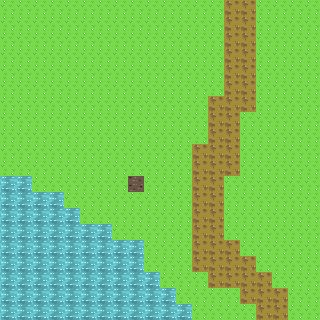

A 2D game scene composited from a Tiled map and its tileset images. What follows is a short description and the map's XML, with every tile layer's data as written:
An orthogonal 20x20 tile map with 16x16 px tiles, 2 tile layers (Ground layer, special), 2 tilesets and 2 objects.

<map version="1.10" tiledversion="1.12.2" orientation="orthogonal" renderorder="right-down" width="20" height="20" tilewidth="16" tileheight="16" infinite="0" nextlayerid="5" nextobjectid="14">
 <tileset firstgid="1" name="ground" tilewidth="16" tileheight="16" tilecount="4" columns="1">
  <image source="ground.png" width="16" height="64" />
  <tile id="0">
   <properties>
    <property name="TYPE" value="GRASS" />
    <property name="solid" type="bool" value="false" />
    <property name="tillable" type="bool" value="true" />
   </properties>
  </tile>
  <tile id="1">
   <properties>
    <property name="TYPE" value="PATH" />
    <property name="solid" type="bool" value="false" />
   </properties>
  </tile>
  <tile id="2">
   <properties>
    <property name="TYPE" value="WATER" />
    <property name="solid" type="bool" value="true" />
   </properties>
  </tile>
  <tile id="3">
   <properties>
    <property name="TYPE" value="GRASS" />
    <property name="solid" type="bool" value="false" />
   </properties>
  </tile>
 </tileset>
 <tileset firstgid="5" name="objs" tilewidth="96" tileheight="128" tilecount="1" columns="0">
  <grid orientation="orthogonal" width="1" height="1" />
  <tile id="1">
   <properties>
    <property name="solid" type="bool" value="true" />
   </properties>
   <image source="House_1_Wood_Base_Blue.png" width="96" height="128" />
  </tile>
 </tileset>
 <layer id="1" name="Ground layer" width="20" height="20">
  <data encoding="csv">
1,1,1,1,1,1,1,1,1,1,1,1,1,1,2,2,1,1,1,1,
1,1,1,1,1,1,1,1,1,1,1,1,1,1,2,2,1,1,1,1,
1,1,1,1,1,1,1,1,1,1,1,1,1,1,2,2,1,1,1,1,
1,1,1,1,1,1,1,1,1,1,1,1,1,1,2,2,1,1,1,1,
1,1,1,1,1,1,1,1,1,1,1,1,1,1,2,2,1,1,1,1,
1,1,1,1,1,1,1,1,1,1,1,1,1,1,2,2,1,1,1,1,
1,1,1,1,1,1,1,1,1,1,1,1,1,2,2,2,1,1,1,1,
1,1,1,1,1,1,1,1,1,1,1,1,1,2,2,1,1,1,1,1,
1,1,1,1,1,1,1,1,1,1,1,1,1,2,2,1,1,1,1,1,
1,1,1,1,1,1,1,1,1,1,1,1,2,2,2,1,1,1,1,1,
1,1,1,1,1,1,1,1,1,1,1,1,2,2,2,1,1,1,1,1,
3,3,1,1,1,1,1,1,1,1,1,1,2,2,1,1,1,1,1,1,
3,3,3,3,1,1,1,1,1,1,1,1,2,2,1,1,1,1,1,1,
3,3,3,3,3,1,1,1,1,1,1,1,2,2,1,1,1,1,1,1,
3,3,3,3,3,3,3,1,1,1,1,1,2,2,1,1,1,1,1,1,
3,3,3,3,3,3,3,3,3,1,1,1,2,2,2,1,1,1,1,1,
3,3,3,3,3,3,3,3,3,1,1,1,2,2,2,2,1,1,1,1,
3,3,3,3,3,3,3,3,3,3,1,1,1,2,2,2,2,1,1,1,
3,3,3,3,3,3,3,3,3,3,3,1,1,1,1,2,2,2,1,1,
3,3,3,3,3,3,3,3,3,3,3,3,1,1,1,1,2,2,1,1
</data>
 </layer>
 <objectgroup id="2" name="objects">
  <object id="4" gid="6" x="11.3333" y="140.667" width="96" height="128" />
 </objectgroup>
 <objectgroup id="4" name="collisions">
  <object id="13" x="27.6364" y="85.4545" width="62.9091" height="39.2727">
   <properties>
    <property name="solid" type="bool" value="true" />
   </properties>
  </object>
 </objectgroup>
 <layer id="3" name="special" width="20" height="20">
  <data encoding="csv">
0,0,0,0,0,0,0,0,0,0,0,0,0,0,0,0,0,0,0,0,
0,0,0,0,0,0,0,0,0,0,0,0,0,0,0,0,0,0,0,0,
0,0,0,0,0,0,0,0,0,0,0,0,0,0,0,0,0,0,0,0,
0,0,0,0,0,0,0,0,0,0,0,0,0,0,0,0,0,0,0,0,
0,0,0,0,0,0,0,0,0,0,0,0,0,0,0,0,0,0,0,0,
0,0,0,0,0,0,0,0,0,0,0,0,0,0,0,0,0,0,0,0,
0,0,0,0,0,0,0,0,0,0,0,0,0,0,0,0,0,0,0,0,
0,0,0,0,0,0,0,0,0,0,0,0,0,0,0,0,0,0,0,0,
0,0,0,0,0,0,0,0,0,0,0,0,0,0,0,0,0,0,0,0,
0,0,0,0,0,0,0,0,0,0,0,0,0,0,0,0,0,0,0,0,
0,0,0,0,0,0,0,0,0,0,0,0,0,0,0,0,0,0,0,0,
0,0,0,0,0,0,0,0,4,0,0,0,0,0,0,0,0,0,0,0,
0,0,0,0,0,0,0,0,0,0,0,0,0,0,0,0,0,0,0,0,
0,0,0,0,0,0,0,0,0,0,0,0,0,0,0,0,0,0,0,0,
0,0,0,0,0,0,0,0,0,0,0,0,0,0,0,0,0,0,0,0,
0,0,0,0,0,0,0,0,0,0,0,0,0,0,0,0,0,0,0,0,
0,0,0,0,0,0,0,0,0,0,0,0,0,0,0,0,0,0,0,0,
0,0,0,0,0,0,0,0,0,0,0,0,0,0,0,0,0,0,0,0,
0,0,0,0,0,0,0,0,0,0,0,0,0,0,0,0,0,0,0,0,
0,0,0,0,0,0,0,0,0,0,0,0,0,0,0,0,0,0,0,0
</data>
 </layer>
</map>
